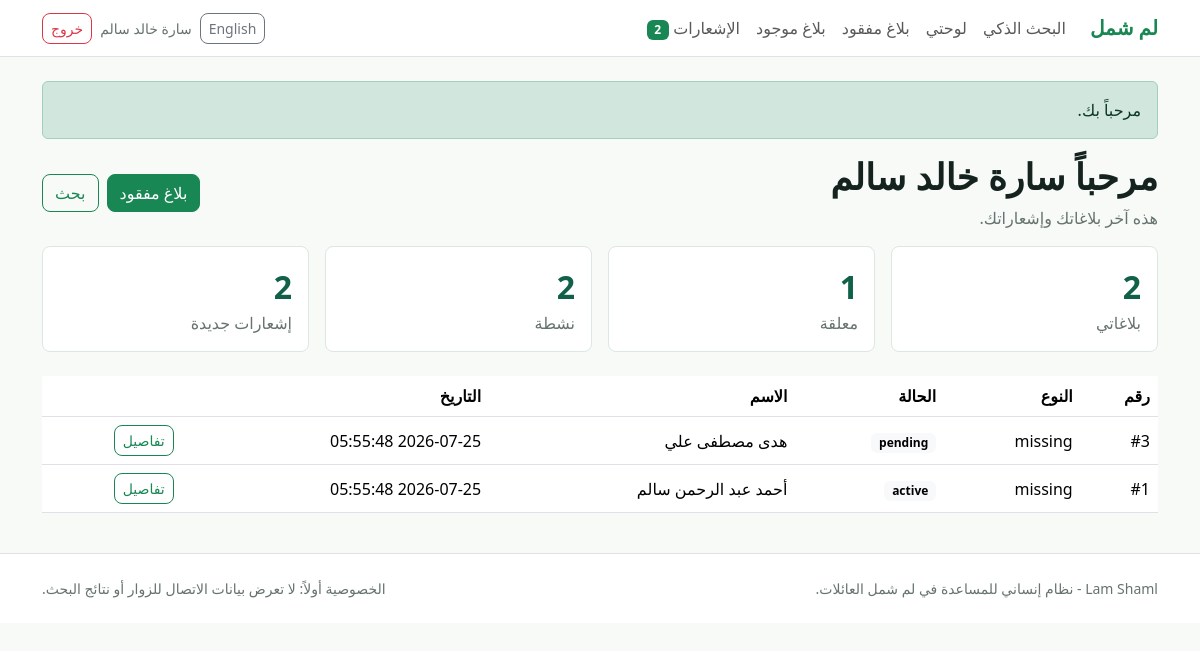
Screenshot of /public/dashboard (signed in) with the database file from the repository.
### tables this page shows
CREATE TABLE accounts (
  account_id INT UNSIGNED AUTO_INCREMENT PRIMARY KEY,
  full_name VARCHAR(160) NOT NULL,
  phone VARCHAR(30) NOT NULL,
  email VARCHAR(190) NOT NULL,
  password_hash VARCHAR(255) NOT NULL,
  city VARCHAR(120) NOT NULL,
  role ENUM('user','organization','admin') NOT NULL DEFAULT 'user',
  status ENUM('active','blocked','pending') NOT NULL DEFAULT 'active',
  created_at TIMESTAMP NOT NULL DEFAULT CURRENT_TIMESTAMP,
  UNIQUE KEY uq_accounts_email (email),
  UNIQUE KEY uq_accounts_phone (phone),
  KEY idx_accounts_role_status (role, status)
);

CREATE TABLE reunification_requests (
  request_id BIGINT UNSIGNED AUTO_INCREMENT PRIMARY KEY,
  account_id INT UNSIGNED NOT NULL,
  request_type ENUM('missing','found') NOT NULL,
  status ENUM('pending','active','approved','rejected','more_info','resolved') NOT NULL DEFAULT 'pending',
  priority ENUM('low','normal','high','urgent') NOT NULL DEFAULT 'normal',
  description TEXT NOT NULL,
  contact_phone VARCHAR(30) NOT NULL,
  created_at TIMESTAMP NOT NULL DEFAULT CURRENT_TIMESTAMP,
  updated_at TIMESTAMP NOT NULL DEFAULT CURRENT_TIMESTAMP ON UPDATE CURRENT_TIMESTAMP,
  KEY idx_requests_account (account_id),
  KEY idx_requests_type_status (request_type, status),
  KEY idx_requests_created (created_at),
  CONSTRAINT fk_requests_account FOREIGN KEY (account_id) REFERENCES accounts(account_id) ON DELETE RESTRICT
);

CREATE TABLE family_members (
  member_id BIGINT UNSIGNED AUTO_INCREMENT PRIMARY KEY,
  request_id BIGINT UNSIGNED NOT NULL,
  full_name VARCHAR(180) NOT NULL,
  normalized_name VARCHAR(180) NOT NULL,
  age TINYINT UNSIGNED NULL,
  gender ENUM('male','female','unknown') NOT NULL DEFAULT 'unknown',
  original_city VARCHAR(120) NULL,
  relationship VARCHAR(80) NULL,
  health_status VARCHAR(255) NULL,
  distinctive_marks TEXT NULL,
  registered_by VARCHAR(160) NULL,
  KEY idx_family_request (request_id),
  KEY idx_family_normalized (normalized_name),
  KEY idx_family_age_gender (age, gender),
  CONSTRAINT fk_family_request FOREIGN KEY (request_id) REFERENCES reunification_requests(request_id) ON DELETE CASCADE
);

### app/Views/dashboard.php (the view)
<div class="d-flex flex-wrap justify-content-between align-items-center gap-2 mb-3">
  <div><h1>مرحباً <?= e($user['full_name']) ?></h1><p class="text-muted mb-0">هذه آخر بلاغاتك وإشعاراتك.</p></div>
  <div class="d-flex gap-2"><a class="btn btn-success" href="<?= url('requests/create/missing') ?>">بلاغ مفقود</a><a class="btn btn-outline-success" href="<?= url('search') ?>">بحث</a></div>
</div>
<section class="row g-3 mb-4">
  <div class="col-sm-3"><div class="metric"><strong><?= $stats['total'] ?></strong><span>بلاغاتي</span></div></div>
  <div class="col-sm-3"><div class="metric"><strong><?= $stats['pending'] ?></strong><span>معلقة</span></div></div>
  <div class="col-sm-3"><div class="metric"><strong><?= $stats['active'] ?></strong><span>نشطة</span></div></div>
  <div class="col-sm-3"><div class="metric"><strong><?= $unread ?></strong><span>إشعارات جديدة</span></div></div>
</section>
<div class="table-responsive"><table class="table align-middle">
  <thead><tr><th>رقم</th><th>النوع</th><th>الحالة</th><th>الاسم</th><th>التاريخ</th><th></th></tr></thead>
  <tbody>
  <?php foreach ($rows['items'] as $r): ?>
    <tr><td>#<?= (int)$r['request_id'] ?></td><td><?= e($r['request_type']) ?></td><td><span class="badge text-bg-light"><?= e($r['status']) ?></span></td><td><?= e($r['full_name']) ?></td><td><?= e($r['created_at']) ?></td><td><a class="btn btn-sm btn-outline-success" href="<?= url('requests/' . $r['request_id']) ?>">تفاصيل</a></td></tr>
  <?php endforeach; if (!$rows['items']): ?><tr><td colspan="6" class="text-center text-muted">لا توجد بلاغات بعد.</td></tr><?php endif; ?>
  </tbody>
</table></div>
<?php require APP_PATH . '/Views/partials/pagination.php'; ?>

### app/Core/Router.php (shortened to what the rows shown need)
<?php
final class Router
{
    private array $routes = [];
    private function add(string $method, string $path, array $handler): void
    {
        $this->routes[] = [$method, trim($path, '/'), $handler];
    }
    public function dispatch(): void
    {
        $method = $_SERVER['REQUEST_METHOD'] ?? 'GET';
        $path = trim(parse_url($_SERVER['PATH_INFO'] ?? $_GET['path'] ?? '', PHP_URL_PATH) ?: '', '/');
        foreach ($this->routes as [$routeMethod, $routePath, $handler]) {
            $params = $this->match($routePath, $path);
            if ($routeMethod === $method && $params !== null) {
                [$class, $action] = $handler;
                echo (new $class())->$action(...$params);
                return;
            }
        }
        throw new HttpException(404, 'الصفحة المطلوبة غير موجودة.');
    }
    private function match(string $route, string $path): ?array
    {
        $routeParts = $route === '' ? [] : explode('/', $route);
        $pathParts = $path === '' ? [] : explode('/', $path);
        if (count($routeParts) !== count($pathParts)) {
            return null;
        }
        $params = [];
        foreach ($routeParts as $i => $part) {
            if ($part !== $pathParts[$i]) {
                return null;
            }
        }
        return $params;
    }
}

### app/Views/layout.php (shortened to what the rows shown need)
<?php
$user = LamShaml\Core\Auth::user();
$flashes = LamShaml\Core\Session::flashes();
$dir = ($_GET['lang'] ?? $_SESSION['lang'] ?? 'ar') === 'en' ? 'ltr' : 'rtl';
$unread = $user ? (new LamShaml\Repositories\NotificationRepository())->unreadCount((int)$user['account_id']) : 0;
?>
<!doctype html>
<html lang="<?= $dir === 'rtl' ? 'ar' : 'en' ?>" dir="<?= e($dir) ?>">
<head>
  <link href="https://cdn.jsdelivr.net/npm/bootstrap@5.3.3/dist/css/bootstrap<?= $dir === 'rtl' ? '.rtl' : '' ?>.min.css" rel="stylesheet">
  <link href="<?= url('assets/app.css') ?>" rel="stylesheet">
</head>
<body>
<nav class="navbar navbar-expand-lg bg-white border-bottom sticky-top">
  <div class="container">
    <a class="navbar-brand fw-bold text-success" href="<?= url('') ?>">لم شمل</a>
    <div id="nav" class="collapse navbar-collapse">
      <ul class="navbar-nav me-auto mb-2 mb-lg-0">
        <li class="nav-item"><a class="nav-link" href="<?= url('search') ?>">البحث الذكي</a></li>
        <?php if ($user): ?>
          <li class="nav-item"><a class="nav-link" href="<?= url('dashboard') ?>">لوحتي</a></li>
          <li class="nav-item"><a class="nav-link" href="<?= url('requests/create/missing') ?>">بلاغ مفقود</a></li>
          <li class="nav-item"><a class="nav-link" href="<?= url('requests/create/found') ?>">بلاغ موجود</a></li>
          <li class="nav-item"><a class="nav-link" href="<?= url('notifications') ?>">الإشعارات <span class="badge text-bg-success"><?= $unread ?></span></a></li>
        <?php endif; ?>
      </ul>
      <div class="d-flex gap-2 align-items-center">
        <a class="btn btn-sm btn-outline-secondary" href="?lang=<?= $dir === 'rtl' ? 'en' : 'ar' ?>"><?= $dir === 'rtl' ? 'English' : 'العربية' ?></a>
        <?php if ($user): ?>
          <span class="small text-muted"><?= e($user['full_name']) ?></span>
          <form method="post" action="<?= url('logout') ?>"><?= csrf_field() ?><button class="btn btn-sm btn-outline-danger">خروج</button></form>
        <?php else: ?>
          <a class="btn btn-sm btn-outline-success" href="<?= url('login') ?>">دخول</a>
          <a class="btn btn-sm btn-success" href="<?= url('register') ?>">حساب جديد</a>
        <?php endif; ?>
      </div>
    </div>
  </div>
</nav>
<main class="py-4">
  <div class="container">
    <?php foreach ($flashes as $type => $messages): foreach ($messages as $message): ?>
      <div class="alert alert-<?= $type === 'success' ? 'success' : 'warning' ?>"><?= e($message) ?></div>
    <?php endforeach; endforeach; ?>
    <?= $content ?>
  </div>
</main>
<footer class="border-top py-4 bg-white">
  <div class="container small text-muted d-flex flex-wrap justify-content-between gap-2">
    <span>Lam Shaml - نظام إنساني للمساعدة في لم شمل العائلات.</span>
    <span>الخصوصية أولاً: لا تعرض بيانات الاتصال للزوار أو نتائج البحث.</span>
  </div>
</footer>
</body>
</html>

### rows the page displays
accounts: account_id "2", full_name "سارة خالد سالم"
reunification_requests: request_id "3", request_type "missing", status "pending", family_members.full_name "هدى مصطفى علي", created_at "2026-07-25 05:55:48"
reunification_requests: request_id "1", request_type "missing", status "active", family_members.full_name "أحمد عبد الرحمن سالم", created_at "2026-07-25 05:55:48"

### other values shown
$message "مرحباً بك."
$stats['total'] "2"
$stats['pending'] "1"
$stats['active'] "2"
